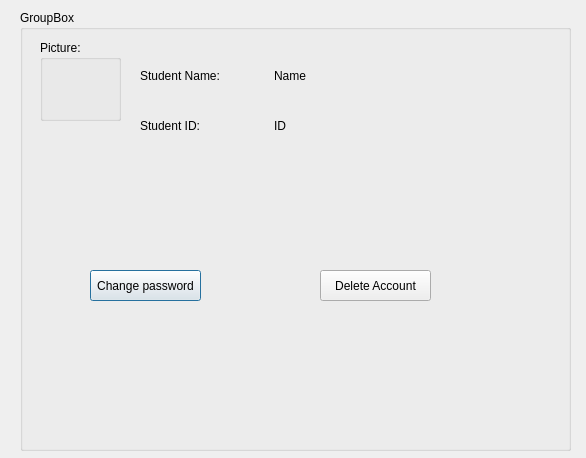
<?xml version="1.0" encoding="UTF-8"?>
<ui version="4.0">
 <class>Dialog</class>
 <widget class="QDialog" name="Dialog">
  <property name="geometry">
   <rect>
    <x>0</x>
    <y>0</y>
    <width>586</width>
    <height>458</height>
   </rect>
  </property>
  <property name="windowTitle">
   <string>Dialog</string>
  </property>
  <widget class="QGroupBox" name="groupBox">
   <property name="geometry">
    <rect>
     <x>20</x>
     <y>10</y>
     <width>551</width>
     <height>441</height>
    </rect>
   </property>
   <property name="title">
    <string>GroupBox</string>
   </property>
   <widget class="QPushButton" name="pushButton_2">
    <property name="enabled">
     <bool>true</bool>
    </property>
    <property name="geometry">
     <rect>
      <x>70</x>
      <y>260</y>
      <width>111</width>
      <height>31</height>
     </rect>
    </property>
    <property name="text">
     <string>Change password</string>
    </property>
    <property name="checkable">
     <bool>false</bool>
    </property>
   </widget>
   <widget class="QPushButton" name="pushButton">
    <property name="geometry">
     <rect>
      <x>300</x>
      <y>260</y>
      <width>111</width>
      <height>31</height>
     </rect>
    </property>
    <property name="text">
     <string>Delete Account</string>
    </property>
   </widget>
   <widget class="QGroupBox" name="groupBox_2">
    <property name="geometry">
     <rect>
      <x>20</x>
      <y>30</y>
      <width>81</width>
      <height>81</height>
     </rect>
    </property>
    <property name="title">
     <string>Picture:</string>
    </property>
   </widget>
   <widget class="QWidget" name="">
    <property name="geometry">
     <rect>
      <x>120</x>
      <y>50</y>
      <width>261</width>
      <height>31</height>
     </rect>
    </property>
    <layout class="QHBoxLayout" name="horizontalLayout">
     <item>
      <widget class="QLabel" name="label">
       <property name="text">
        <string>Student Name:</string>
       </property>
      </widget>
     </item>
     <item>
      <widget class="QLabel" name="label_2">
       <property name="text">
        <string>Name</string>
       </property>
      </widget>
     </item>
    </layout>
   </widget>
   <widget class="QWidget" name="">
    <property name="geometry">
     <rect>
      <x>120</x>
      <y>100</y>
      <width>261</width>
      <height>31</height>
     </rect>
    </property>
    <layout class="QHBoxLayout" name="horizontalLayout_2">
     <item>
      <widget class="QLabel" name="label_3">
       <property name="text">
        <string>Student ID:</string>
       </property>
      </widget>
     </item>
     <item>
      <widget class="QLabel" name="label_4">
       <property name="text">
        <string>ID</string>
       </property>
      </widget>
     </item>
    </layout>
   </widget>
  </widget>
 </widget>
 <resources/>
 <connections/>
</ui>
